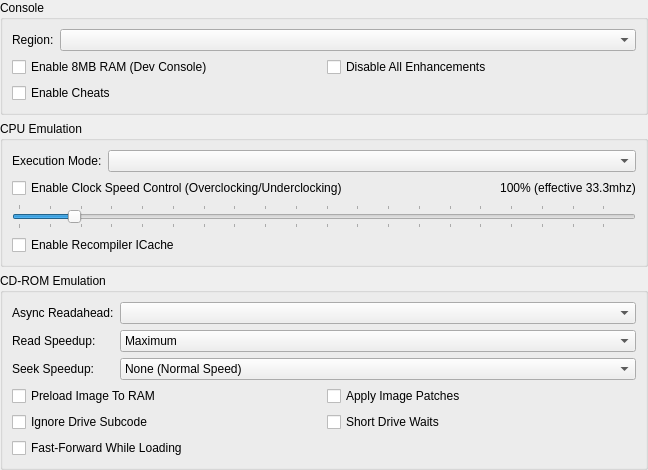
<?xml version="1.0" encoding="UTF-8"?>
<ui version="4.0">
 <class>ConsoleSettingsWidget</class>
 <widget class="QWidget" name="ConsoleSettingsWidget">
  <property name="geometry">
   <rect>
    <x>0</x>
    <y>0</y>
    <width>648</width>
    <height>456</height>
   </rect>
  </property>
  <layout class="QVBoxLayout" name="verticalLayout">
   <property name="leftMargin">
    <number>0</number>
   </property>
   <property name="topMargin">
    <number>0</number>
   </property>
   <property name="rightMargin">
    <number>0</number>
   </property>
   <property name="bottomMargin">
    <number>0</number>
   </property>
   <item>
    <widget class="QGroupBox" name="groupBox">
     <property name="title">
      <string>Console</string>
     </property>
     <layout class="QFormLayout" name="formLayout">
      <item row="0" column="0">
       <widget class="QLabel" name="label">
        <property name="text">
         <string>Region:</string>
        </property>
       </widget>
      </item>
      <item row="0" column="1">
       <widget class="QComboBox" name="region"/>
      </item>
      <item row="1" column="0" colspan="2">
       <layout class="QGridLayout" name="gridLayout_2">
        <item row="0" column="1">
         <widget class="QCheckBox" name="disableAllEnhancements">
          <property name="text">
           <string>Disable All Enhancements</string>
          </property>
         </widget>
        </item>
        <item row="0" column="0">
         <widget class="QCheckBox" name="enable8MBRAM">
          <property name="text">
           <string>Enable 8MB RAM (Dev Console)</string>
          </property>
         </widget>
        </item>
        <item row="1" column="0">
         <widget class="QCheckBox" name="enableCheats">
          <property name="text">
           <string>Enable Cheats</string>
          </property>
         </widget>
        </item>
       </layout>
      </item>
     </layout>
    </widget>
   </item>
   <item>
    <widget class="QGroupBox" name="groupBox_2">
     <property name="title">
      <string>CPU Emulation</string>
     </property>
     <layout class="QFormLayout" name="formLayout_3">
      <item row="0" column="0">
       <widget class="QLabel" name="cpuExecutionModeLabel">
        <property name="text">
         <string>Execution Mode:</string>
        </property>
       </widget>
      </item>
      <item row="0" column="1">
       <widget class="QComboBox" name="cpuExecutionMode"/>
      </item>
      <item row="1" column="0" colspan="2">
       <layout class="QVBoxLayout" name="verticalLayout_2">
        <item>
         <layout class="QHBoxLayout" name="horizontalLayout">
          <item>
           <widget class="QCheckBox" name="enableCPUClockSpeedControl">
            <property name="text">
             <string>Enable Clock Speed Control (Overclocking/Underclocking)</string>
            </property>
           </widget>
          </item>
          <item>
           <spacer name="horizontalSpacer">
            <property name="orientation">
             <enum>Qt::Horizontal</enum>
            </property>
            <property name="sizeHint" stdset="0">
             <size>
              <width>40</width>
              <height>20</height>
             </size>
            </property>
           </spacer>
          </item>
          <item>
           <widget class="QLabel" name="cpuClockSpeedLabel">
            <property name="text">
             <string>100% (effective 33.3mhz)</string>
            </property>
            <property name="alignment">
             <set>Qt::AlignCenter</set>
            </property>
           </widget>
          </item>
         </layout>
        </item>
        <item>
         <widget class="QSlider" name="cpuClockSpeed">
          <property name="minimum">
           <number>10</number>
          </property>
          <property name="maximum">
           <number>1000</number>
          </property>
          <property name="value">
           <number>100</number>
          </property>
          <property name="orientation">
           <enum>Qt::Horizontal</enum>
          </property>
          <property name="tickPosition">
           <enum>QSlider::TicksBothSides</enum>
          </property>
          <property name="tickInterval">
           <number>50</number>
          </property>
         </widget>
        </item>
       </layout>
      </item>
      <item row="2" column="0" colspan="2">
       <widget class="QCheckBox" name="recompilerICache">
        <property name="text">
         <string>Enable Recompiler ICache</string>
        </property>
       </widget>
      </item>
     </layout>
    </widget>
   </item>
   <item>
    <widget class="QGroupBox" name="groupBox_4">
     <property name="title">
      <string>CD-ROM Emulation</string>
     </property>
     <layout class="QFormLayout" name="formLayout_4">
      <item row="0" column="1">
       <widget class="QComboBox" name="cdromReadaheadSectors"/>
      </item>
      <item row="1" column="0">
       <widget class="QLabel" name="label_2">
        <property name="text">
         <string>Read Speedup:</string>
        </property>
       </widget>
      </item>
      <item row="1" column="1">
       <widget class="QComboBox" name="cdromReadSpeedup">
        <item>
         <property name="text">
          <string>Maximum</string>
         </property>
        </item>
        <item>
         <property name="text">
          <string>None (Double Speed)</string>
         </property>
        </item>
        <item>
         <property name="text">
          <string>2x (Quad Speed)</string>
         </property>
        </item>
        <item>
         <property name="text">
          <string>3x (6x Speed)</string>
         </property>
        </item>
        <item>
         <property name="text">
          <string>4x (8x Speed)</string>
         </property>
        </item>
        <item>
         <property name="text">
          <string>5x (10x Speed)</string>
         </property>
        </item>
        <item>
         <property name="text">
          <string>6x (12x Speed)</string>
         </property>
        </item>
        <item>
         <property name="text">
          <string>7x (14x Speed)</string>
         </property>
        </item>
        <item>
         <property name="text">
          <string>8x (16x Speed)</string>
         </property>
        </item>
        <item>
         <property name="text">
          <string>9x (18x Speed)</string>
         </property>
        </item>
        <item>
         <property name="text">
          <string>10x (20x Speed)</string>
         </property>
        </item>
       </widget>
      </item>
      <item row="2" column="0">
       <widget class="QLabel" name="label_5">
        <property name="text">
         <string>Seek Speedup:</string>
        </property>
       </widget>
      </item>
      <item row="2" column="1">
       <widget class="QComboBox" name="cdromSeekSpeedup">
        <property name="currentIndex">
         <number>1</number>
        </property>
        <item>
         <property name="text">
          <string>Infinite/Instantaneous</string>
         </property>
        </item>
        <item>
         <property name="text">
          <string>None (Normal Speed)</string>
         </property>
        </item>
        <item>
         <property name="text">
          <string>2x</string>
         </property>
        </item>
        <item>
         <property name="text">
          <string>3x</string>
         </property>
        </item>
        <item>
         <property name="text">
          <string>4x</string>
         </property>
        </item>
        <item>
         <property name="text">
          <string>5x</string>
         </property>
        </item>
        <item>
         <property name="text">
          <string>6x</string>
         </property>
        </item>
        <item>
         <property name="text">
          <string>7x</string>
         </property>
        </item>
        <item>
         <property name="text">
          <string>8x</string>
         </property>
        </item>
        <item>
         <property name="text">
          <string>9x</string>
         </property>
        </item>
        <item>
         <property name="text">
          <string>10x</string>
         </property>
        </item>
       </widget>
      </item>
      <item row="3" column="0" colspan="2">
       <layout class="QGridLayout" name="gridLayout">
        <item row="0" column="0">
         <widget class="QCheckBox" name="cdromLoadImageToRAM">
          <property name="text">
           <string>Preload Image To RAM</string>
          </property>
         </widget>
        </item>
        <item row="0" column="1">
         <widget class="QCheckBox" name="cdromLoadImagePatches">
          <property name="text">
           <string>Apply Image Patches</string>
          </property>
         </widget>
        </item>
        <item row="1" column="0">
         <widget class="QCheckBox" name="cdromIgnoreDriveSubcode">
          <property name="text">
           <string>Ignore Drive Subcode</string>
          </property>
         </widget>
        </item>
        <item row="1" column="1">
         <widget class="QCheckBox" name="cdromShortDriveWaits">
          <property name="text">
           <string>Short Drive Waits</string>
          </property>
         </widget>
        </item>
        <item row="2" column="0">
         <widget class="QCheckBox" name="cdromFastForwardLoading">
          <property name="text">
           <string>Fast-Forward While Loading</string>
          </property>
         </widget>
        </item>
       </layout>
      </item>
      <item row="0" column="0">
       <widget class="QLabel" name="label_6">
        <property name="text">
         <string>Async Readahead:</string>
        </property>
       </widget>
      </item>
     </layout>
    </widget>
   </item>
   <item>
    <spacer name="verticalSpacer">
     <property name="orientation">
      <enum>Qt::Vertical</enum>
     </property>
     <property name="sizeHint" stdset="0">
      <size>
       <width>20</width>
       <height>40</height>
      </size>
     </property>
    </spacer>
   </item>
  </layout>
 </widget>
 <resources>
  <include location="resources/resources.qrc"/>
 </resources>
 <connections/>
</ui>
